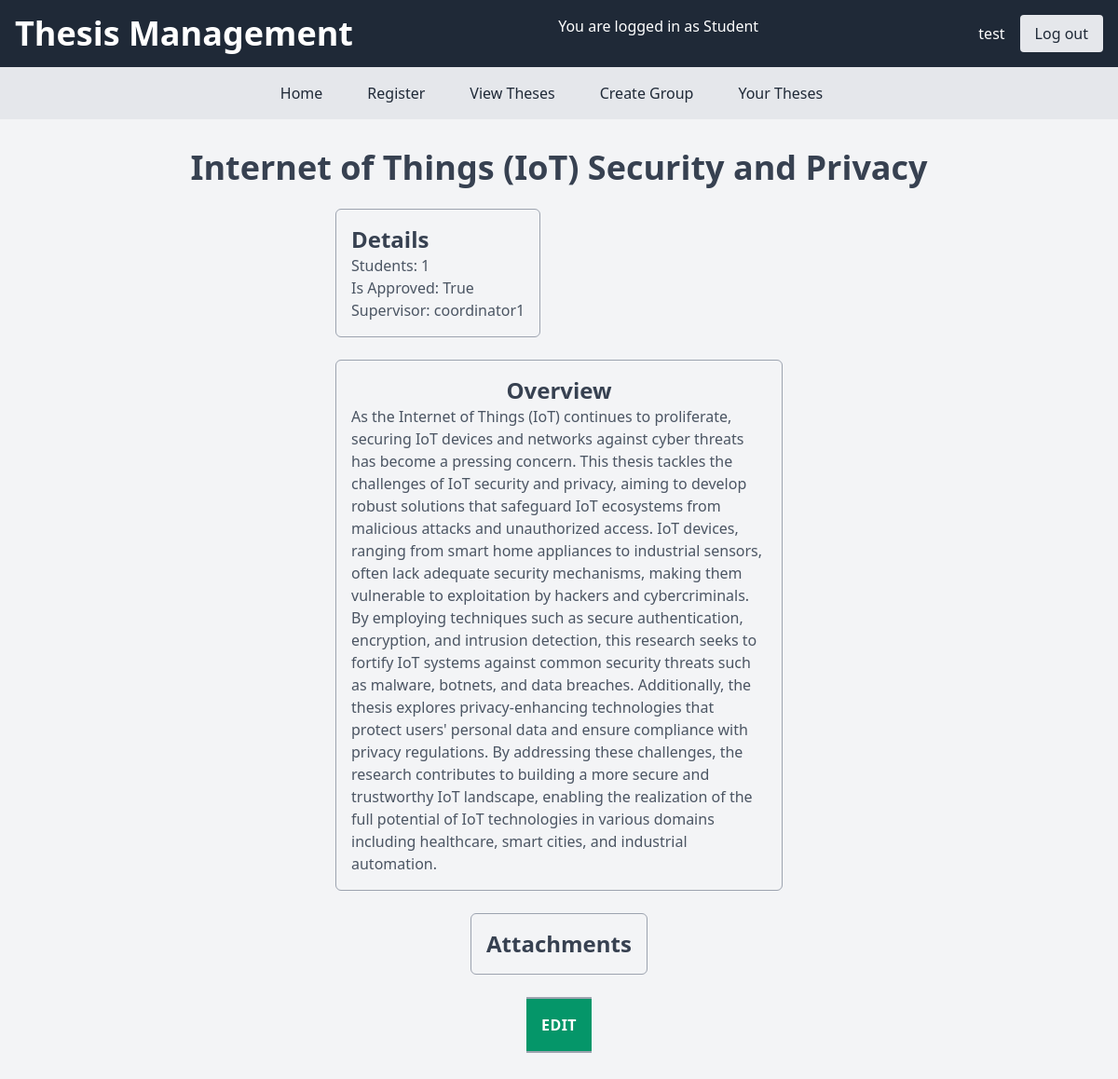
The app's page /view_theses/1/ (signed in) with its own data.
### app_week6/models.py (models this page shows, shortened)
class User(AbstractUser):
    USER_TYPE_CHOICES = (
        (1, 'Admin'),
        (2, 'Supervisor'),
        (3, 'Project Coordinator'),
        (4, 'Student'),
    )
    user_type = models.PositiveSmallIntegerField(choices=USER_TYPE_CHOICES, default=4)

class Thesis(models.Model):
    title = models.CharField(max_length=255)
    description = models.TextField()
    supervisor = models.ForeignKey(User, limit_choices_to={'user_type': 2}, on_delete=models.CASCADE)
    is_approved = models.BooleanField(default=False)
    students = models.ManyToManyField(User, related_name='theses', limit_choices_to={'user_type': 4}, blank=True, null=True)
    interested = models.ManyToManyField(User, related_name='interested_theses', limit_choices_to={'user_type': 4},blank=True, null=True)

### app_week6/views.py (the view)
# urls.py: path('view_theses/<int:thesis_id>/', views.thesis_detail, name='view_theses'),
@login_required
def thesis_detail(request, thesis_id):
    thesis = Thesis.objects.get(pk=thesis_id)
    if ((request.user.user_type == 1) or (request.user.user_type == 2) or (request.user.user_type == 3) or (request.user.user_type == 4)):
        return render(request, 'app_week6/thesis_detail.html', {'thesis': thesis})
    else:
        messages.error(request, "Not authorized to view thesis")
        return redirect('home')

### app_week6/templates/app_week6/thesis_detail.html (shortened to what this page needs)
{% extends 'app_week6/base.html' %}
{% block content %}
<div class="container mx-auto p-4 flex flex-col items-center justify-center">
    <h1 class="text-4xl font-bold text-gray-700 mb-6">{{ thesis.title }}</h1>
    <div class="flex flex-row items-start justify-start w-1/2 mb-6 space-x-6">
        <div class="flex flex-col items-start justify-start border border-gray-400 rounded-md p-4">
            <h2 class="text-2xl font-bold text-gray-700">Details</h2>
            <p class="text-gray-600">Students: {{ thesis.students.count }}</p>
            <p class="text-gray-600">Is Approved: {{ thesis.is_approved }}</p>
            <p class="text-gray-600">Supervisor: {{ thesis.supervisor }}</p>
        </div>
    </div>
    <div class="flex flex-col items-center justify-center w-1/2 mb-6">
        <div class="flex flex-col items-center justify-center border border-gray-400 rounded-md p-4">
            <h2 class="text-2xl font-bold text-gray-700">Overview</h2>
            <p class="text-gray-600">{{ thesis.description|safe }}</p>
        </div>
        <div class="flex flex-col items-center justify-center border border-gray-400 rounded-md p-4 mt-6">
            <h2 class="text-2xl font-bold text-gray-700">Attachments</h2>
        </div>
        {% if user.user_type == 4 %}
        <div class="flex justify-center py-4 px-4 border-t-2 border-b-2 border-gray-400 w-auto text-white bg-green-600 hover:bg-green-700 my-6">
            <a href="{% url 'edit_thesis' thesis.id %}" class="text-white hover:text-white font-bold uppercase tracking-wide">Edit</a>
        </div>
        {% endif %}
    </div>
</div>
{% endblock content %}

### app_week6/templates/app_week6/base.html (shortened to what this page needs)
<!DOCTYPE html>
<html>
<head>
    <link rel="stylesheet" href="https://unpkg.com/tailwindcss@^2/dist/tailwind.min.css">
</head>
<body class="h-screen bg-gray-100">
    <header class="bg-gray-800 text-white p-4 flex justify-between">
        <h1 class="text-4xl font-bold">Thesis Management</h1>
        {% if user.user_type == 4 %}
        <p class="mr-4">You are logged in as Student</p>
        {% endif %}
        <div class="flex items-center">
            {% if user.is_authenticated %}
            <p class="mr-4">{{ user.username }}</p>
            <a href="{% url 'logout' %}" class="bg-gray-200 text-gray-800 px-4 py-2 rounded">Log out</a>
            {% else %}
            <a href="{% url 'login' %}" class="bg-gray-200 text-gray-800 px-4 py-2 rounded">Log In</a>
            {% endif %}
        </div>
    </header>
    <nav class="bg-gray-200 p-4">
        <ul class="flex flex-wrap justify-center">
            <li class="mr-4"><a href="{% url 'home' %}" class="text-gray-800 px-4 py-2 rounded">Home</a></li>
            <li class="mr-4"><a href="{% url 'register' %}" class="text-gray-800 px-4 py-2 rounded">Register</a></li>
            <li class="mr-4"><a href="{% url 'view_theses' %}" class="text-gray-800 px-4 py-2 rounded">View Theses</a></li>
            <li class="mr-4"><a href="{% url 'create_group' %}" class="text-gray-800 px-4 py-2 rounded">Create Group</a></li>
            {% if user.user_type == 4 %}
            <li class="mr-4"><a href="{% url 'your_theses' %}" class="text-gray-800 px-4 py-2 rounded">Your Theses</a></li>
            {% endif %}
        </ul>
    </nav>
    <div class="container mx-auto p-4">
        {% block content %}
        {% endblock %}
    </div>
</body>
</html>

### records on screen
User: username "test"
Thesis: title "Internet of Things (IoT) Security and Privacy", students.count "1", is_approved "True", supervisor "coordinator1", description "As the Internet of Things (IoT) continues to proliferate, securing IoT devices and networks against cyber threats has become a pressing concern. This thesis tackles the challenges of IoT security and privacy, aiming to develop robust solutions that safeguard IoT ecosystems from malicious attacks and unauthorized access. IoT devices, ranging from smart home appliances to industrial sensors, often lack adequate security mechanisms, making them vulnerable to exploitation by hackers and cybercriminals. By employing techniques such as secure authentication, encryption, and intrusion detection, this research seeks to fortify IoT systems against common security threats such as malware, botnets,…"
